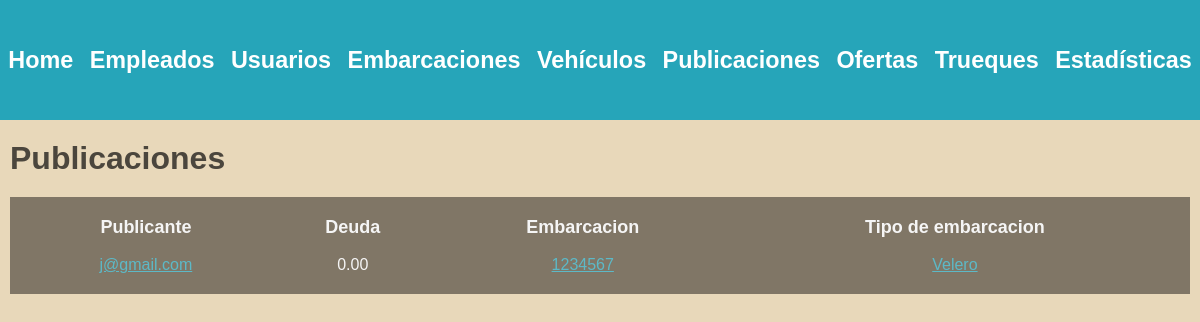
Before: /administracion/publicaciones/ (signed in) with the older database file.
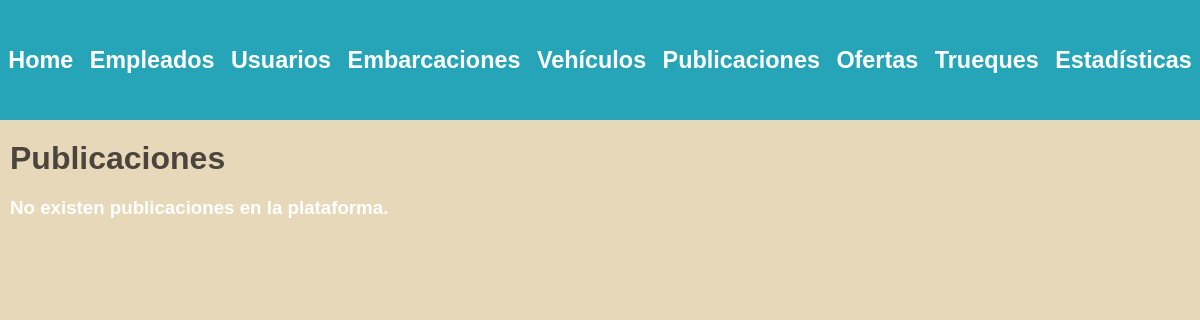
After: the same page with the newer database file.
### publicaciones/models.py (models this page shows)
class Publicacion(models.Model):
    monto = models.DecimalField(max_digits=15, decimal_places=2, default=0)
    autor = models.ForeignKey(Usuario, on_delete=models.SET_NULL, null=True)
    embarcacion = models.OneToOneField(Embarcacion, on_delete=models.SET_NULL, null=True)
    descripcion = models.CharField(max_length=250)
    oculta = models.BooleanField(default=False)

### usuarios/models.py (models this page shows, shortened)
class Usuario(AbstractBaseUser, PermissionsMixin):
    nombre = models.CharField(max_length=50)
    apellido = models.CharField(max_length=50)
    fecha_nacimiento = models.DateField()
    telefono = models.CharField(max_length=13)
    mail = models.EmailField(max_length=50, unique=True)
    password = models.CharField(max_length=128)
    is_staff= models.BooleanField(default=False)
    is_blocked= models.BooleanField(default=False)
    USERNAME_FIELD = 'mail'
    REQUIRED_FIELDS = ['nombre', 'apellido', 'fecha_nacimiento', 'telefono']

### embarcaciones/models.py (models this page shows)
class Embarcacion(models.Model):
    matricula = models.CharField(max_length=100, unique=True)
    modelo = models.CharField(max_length=100)
    tipo = models.ForeignKey(TipoEmbarcacion, on_delete=models.SET_NULL, null=True)
    m_eslora = models.DecimalField(max_digits=5, decimal_places=2)
    m_manga = models.DecimalField(max_digits=5, decimal_places=2)
    m_calado = models.DecimalField(max_digits=5, decimal_places=2)
    motor = models.BooleanField(default=False)
    deuda = models.DecimalField(max_digits=10, decimal_places=2, default=0)
    sede = models.ForeignKey(Sede, on_delete=models.SET_NULL, null=True)
    dueño = models.ForeignKey(Usuario, on_delete=models.CASCADE)

class TipoEmbarcacion(models.Model):
    clase= models.CharField(max_length=50, unique=True)

### administrador/views.py (the view)
# urls.py: path('administracion/publicaciones/', views.listar_publicaciones, name='lista publicaciones'),
@login_required(login_url=reverse_lazy('home'))
def listar_publicaciones(request):
    user = request.user
    if not user.is_superuser:
        return redirect('home')
    publicaciones = Publicacion.objects.exclude(oculta = True)
    return render(request, 'posts.html', {'publicaciones': publicaciones})

### autenticacion/backend.py (called while the page is built)
    def get_user(self, user_id):
        UserModel = get_user_model()
        try:
            return UserModel.objects.get(pk=user_id)
        except UserModel.DoesNotExist:
            return None

### administrador/templates/posts.html (shortened to what this page needs)
{% extends 'layouts/navbar.html' %}
{% block content %}
<div class="header">
    <h1>Publicaciones</h1>
</div>
{% if publicaciones %}
    <table>
        <thead>
            <tr>
                <th>Publicante</th>
                <th>Deuda</th>
                <th>Embarcacion</th>
                <th>Tipo de embarcacion</th>
            </tr>
        </thead>
        <tbody>
            {% for publicacion in publicaciones %}
                <tr>
                    <td>
                        <a href="{% url 'ver perfil' publicacion.autor.id %}">{{ publicacion.autor.mail }}</a>
                    </td>
                    <td>{{ publicacion.monto }}</td>
                    <td>
                        <a href="{% url 'ver detalle embarcacion' publicacion.embarcacion_id 0%}">{{ publicacion.embarcacion.matricula }}</a>
                    </td>
                    <td>
                        <a href="{% url 'ver detalle publicacion' publicacion.id 0 %}">{{ publicacion.embarcacion.tipo.clase }}</a>
                    </td>
                </tr>
            {% endfor %}
        </tbody>
    </table>
{% else %}
    <h3>No existen publicaciones en la plataforma.</h3>
{% endif %}
{% endblock %}

Changed rows visible on the page:
no longer on this page (row edited): Publicacion: autor.mail "j@gmail.com", monto "0.00", embarcacion.matricula "1234567", embarcacion.tipo.clase "Velero"
Other visible differences:
text no longer shown: "Publicante Deuda Embarcacion Tipo de embarcacion"
text now shown: "No existen publicaciones en la plataforma."
